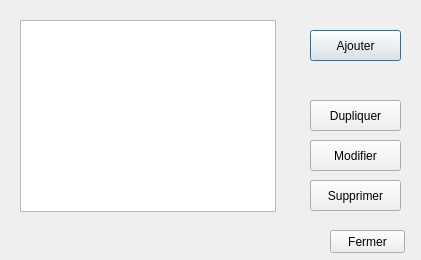
<?xml version="1.0" encoding="UTF-8"?>
<ui version="4.0">
 <class>ShowSites</class>
 <widget class="QDialog" name="ShowSites">
  <property name="geometry">
   <rect>
    <x>0</x>
    <y>0</y>
    <width>421</width>
    <height>260</height>
   </rect>
  </property>
  <property name="windowTitle">
   <string>Dialog</string>
  </property>
  <widget class="QListWidget" name="listWidget">
   <property name="geometry">
    <rect>
     <x>20</x>
     <y>20</y>
     <width>256</width>
     <height>192</height>
    </rect>
   </property>
  </widget>
  <widget class="QPushButton" name="pushButton">
   <property name="geometry">
    <rect>
     <x>310</x>
     <y>30</y>
     <width>91</width>
     <height>31</height>
    </rect>
   </property>
   <property name="text">
    <string>Ajouter</string>
   </property>
   <property name="icon">
    <iconset>
     <normaloff>img/add_icon.png</normaloff>img/add_icon.png</iconset>
   </property>
  </widget>
  <widget class="QPushButton" name="pushButton_2">
   <property name="geometry">
    <rect>
     <x>310</x>
     <y>140</y>
     <width>91</width>
     <height>31</height>
    </rect>
   </property>
   <property name="text">
    <string>Modifier</string>
   </property>
   <property name="icon">
    <iconset>
     <normaloff>img/update_icon.png</normaloff>img/update_icon.png</iconset>
   </property>
  </widget>
  <widget class="QPushButton" name="pushButton_3">
   <property name="geometry">
    <rect>
     <x>310</x>
     <y>180</y>
     <width>91</width>
     <height>31</height>
    </rect>
   </property>
   <property name="text">
    <string>Supprimer</string>
   </property>
   <property name="icon">
    <iconset>
     <normaloff>img/delete_icon.png</normaloff>img/delete_icon.png</iconset>
   </property>
  </widget>
  <widget class="QPushButton" name="pushClose">
   <property name="geometry">
    <rect>
     <x>330</x>
     <y>230</y>
     <width>75</width>
     <height>23</height>
    </rect>
   </property>
   <property name="text">
    <string>Fermer</string>
   </property>
  </widget>
  <widget class="QPushButton" name="pushDuplicate">
   <property name="geometry">
    <rect>
     <x>310</x>
     <y>100</y>
     <width>91</width>
     <height>31</height>
    </rect>
   </property>
   <property name="text">
    <string>Dupliquer</string>
   </property>
  </widget>
 </widget>
 <resources/>
 <connections/>
</ui>
